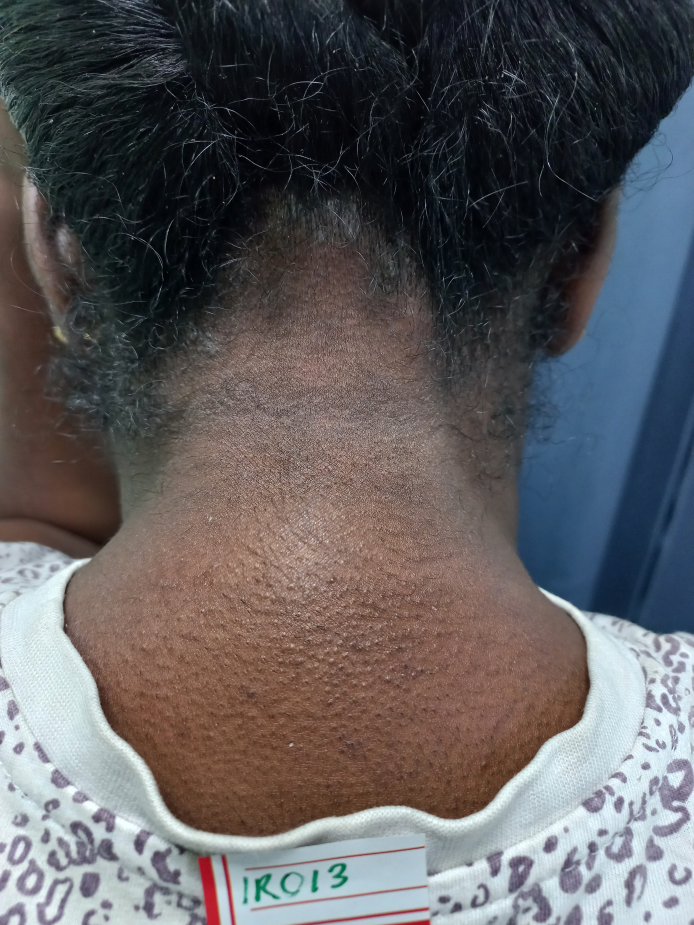
#> input picture Originals/IR013.jpg, 3468 x 4624 px, given as the content of the folder ../Originals/IR013.jpg, which was not available (shown at 1/5 size)
$ python -i ImgAnalysisFunctions.py   (imports and definitions only)
#> lines starting #> are read from the running program, lines starting #| are printed output that depends on the picture; after the words box and inside, x2 and y2 are one past the last pixel; in counts of white or black regions, pixels touching at a corner belong together; pictures that were not available may be replaced by others from this repository, and a replacement may not be noted
### Functions/fileFunctions.py
import os
import cv2
import argparse
import csv
import matplotlib.pyplot as plt

# [19 lines left out: functions write_to_csv, makeFolder, not called in this run]

def readFromFile(filepath, file):
    #The file param can come from the increment of the directory loop
    # for file in os.listdir(filepath)
    # construct the argument parse and parse the arguments
    ap = argparse.ArgumentParser()
    ap.add_argument("-i", "--image", help="path to the image file", default=f'{filepath}/{file}')
    args = vars(ap.parse_args())
    image = cv2.imread(args["image"])
    image = cv2.resize(image, (300, 300))
    #This image is output as BGR
    return image

# [52 lines left out: functions readFromFile_noResize, writeImgTofile, filmStripPlot, showfilmStripPlot, not called in this run]

### Functions/ImgAnalysisFunctions.py
import cv2
import matplotlib.pyplot as plt
import numpy as np
import os
import argparse
from statistics import mean
from Functions.maskFunctions import *
from Functions.fileFunctions import *

# [94 lines left out: functions k_means, k_meansFolder, k_meansFile, grayHist, not called in this run]

def grayHistnoBlk(image):

    imgGr = cv2.cvtColor(image, cv2.COLOR_BGR2GRAY)
    msk = (imgGr >0).astype(np.uint8)
    #This filters the wholly black pixels.
    #That is those with a value of 0
    grayHist = cv2.calcHist([imgGr],[0],msk,[256],[0,256])

    #image = cv2.cvtColor(image, cv2.COLOR_BGR2RGB)
    #imgGr = cv2.cvtColor(imgGr, cv2.COLOR_BGR2RGB)

    return [image, imgGr, grayHist]

# [18 lines left out: function rgbHist_w_Msk, not called in this run]

def rgbHist(image):
    rgbArr = []

    for i in range(3):
        hist = cv2.calcHist([image],[i],None,[256],[0,256])
        rgbArr.append(hist)

    imgCol = cv2.cvtColor(image, cv2.COLOR_BGR2RGB)

    #The second term is an array
    #[0,1,2] = [r,g,b]
    return [imgCol, rgbArr]

# [227 lines left out: functions plotrgbHist, plotrgbCustom, contrastFolderLoop, contrastAnalysis, cropFolder, cropFile and 2 more, not called in this run]

def imgAnalysisFolder(filepath, saveState, destFolderPath = None):
    for file in os.listdir(filepath):
        image = readFromFile(filepath, file)
#> in readFromFile, image is the input picture: shape (4624, 3468, 3); mean B, G, R 93.7, 91.8, 94.2
#> in readFromFile, `image = cv2.resize(image, (300, 300))`:
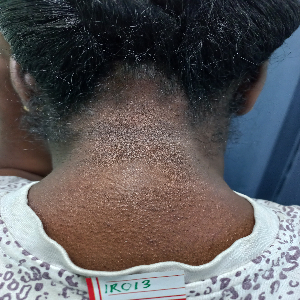
#> image: shape (300, 300, 3); mean B, G, R 93.6, 91.7, 94.1

        grayHistogram = grayHistnoBlk(image)
#> in grayHistnoBlk, `imgGr = cv2.cvtColor(image, cv2.COLOR_BGR2GRAY)`:
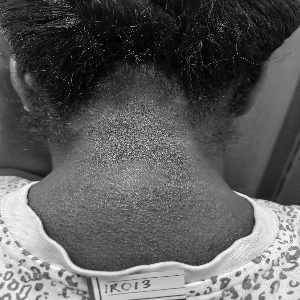
#> imgGr: shape (300, 300); min 1, max 253, mean 92.6
#> in grayHistnoBlk, `msk = (imgGr >0).astype(np.uint8)`: msk: shape (300, 300); every value is 1
#> in grayHistnoBlk, `grayHist = cv2.calcHist([imgGr],[0],msk,[256],[0,256])`: grayHist = 256 values, max 1008 at index 12, min 0 at index 0, mean 351.6
#> grayHistogram = 3 items
        rgbHistogram = rgbHist(image)
#> rgbHistogram = 2 items

        ImgTitles = ['Image','Crppd Gray','Gray Hist','RGB Hist']

        base_name = file.split(".")[0]
        f, filmPlot = plt.subplots(1,4, figsize=(10,5))
        plt.suptitle(f'{base_name}', x=0.05, y=0.9, ha='left', va='top')
        for i in range (len(ImgTitles)):
            filmPlot[i].set_title(ImgTitles[i])
            if (i < 2):
                filmPlot[i].imshow(cv2.cvtColor(grayHistogram[i], cv2.COLOR_BGR2RGB))
            elif (i==2):
                filmPlot[i].plot(grayHistogram[2], color='black')
            elif (i==3):
                colorArr = ['r','g','b']
                for j in range(3):
                    filmPlot[i].plot(rgbHistogram[1][j], color=colorArr[j])

    plt.tight_layout()
    if (destFolderPath == None):
        if (saveState == 0):
            plt.show()
    else:
        makeFolder(destFolderPath)
    if (saveState == 0):
        plt.show()
    elif (saveState == 1):
        plt.savefig(f'{destFolderPath}/Img_Strip_{base_name}.png')

    plt.close(f)
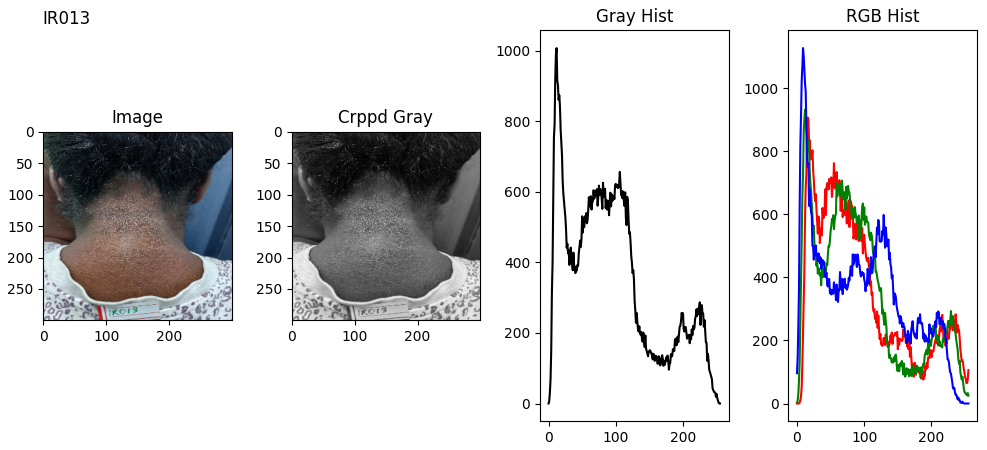
#> figure drawn by matplotlib, 4 panels; panel 3: curve peaks at x = 12, y = 1008; panel 4: curve peaks at x = 16, y = 907; panel 4: curve peaks at x = 13, y = 933; panel 4: curve peaks at x = 9, y = 1127

# [17 lines left out: function k_Hist, not called in this run]

>>> result = imgAnalysisFolder('../Originals/IR013.jpg', 'out.png')

$ run again, on Originals/IR018.jpg
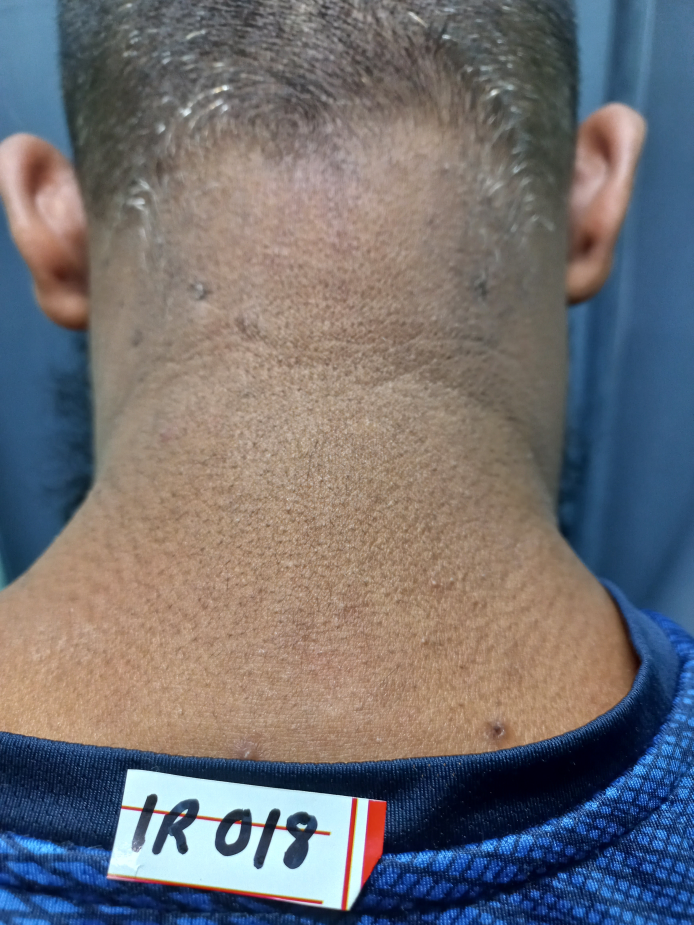
#> input picture Originals/IR018.jpg, 3468 x 4624 px, given as the content of the folder ../Originals/IR018.jpg, which was not available (shown at 1/5 size)
#> in readFromFile, image is the input picture: shape (4624, 3468, 3); mean B, G, R 114.5, 111.4, 113.5
#> image: shape (300, 300, 3)
#> in grayHistnoBlk, `imgGr = cv2.cvtColor(image, cv2.COLOR_BGR2GRAY)`:
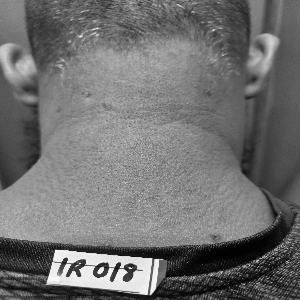
#> imgGr: shape (300, 300); min 1, max 250, mean 112.3
#> msk: shape (300, 300); every value is 1
#> grayHist = 256 values, max 1118 at index 147, min 0 at index 0, mean 351.6
#> grayHistogram = 3 items
#> rgbHistogram = 2 items
#> in imgAnalysisFolder, `plt.close(f)`:
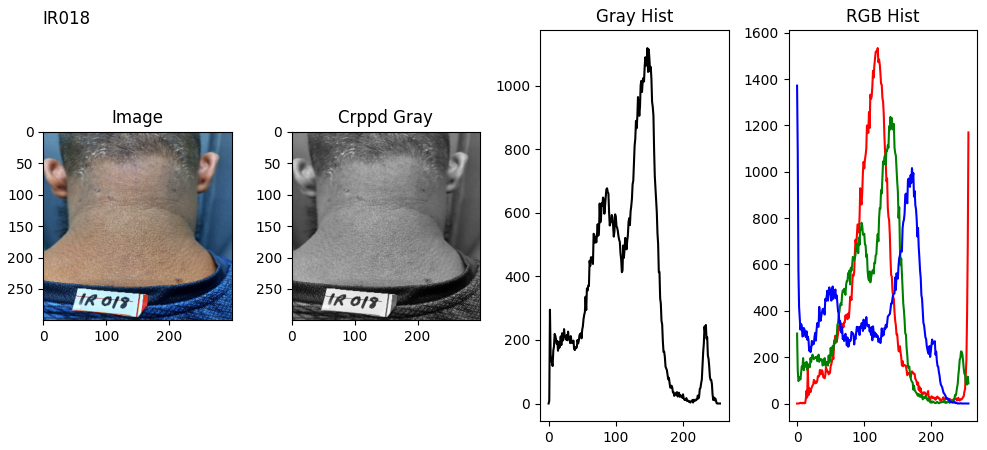
#> figure drawn by matplotlib, 4 panels; panel 3: curve peaks at x = 147, y = 1118; panel 4: curve peaks at x = 120, y = 1534; panel 4: curve peaks at x = 139, y = 1237; panel 4: curve peaks at x = 0, y = 1372

$ run again, on Originals/IR043.jpg
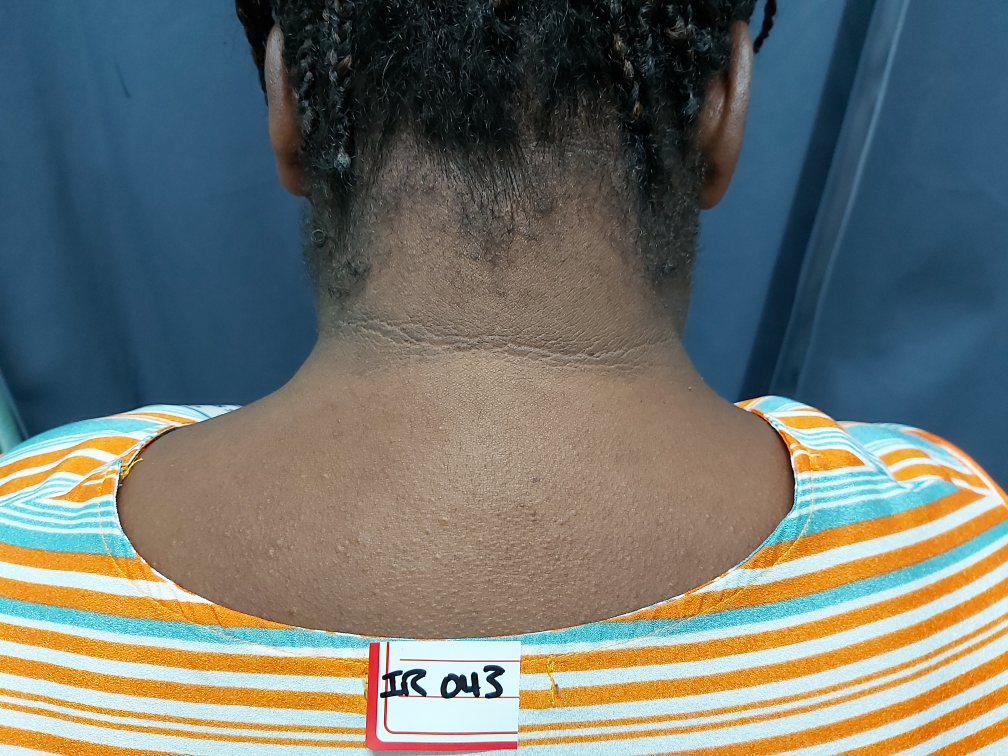
#> input picture Originals/IR043.jpg, 4032 x 3024 px, given as the content of the folder ../Originals/IR043.jpg, which was not available (shown at 1/4 size)
#> in readFromFile, image is the input picture: shape (3024, 4032, 3); mean B, G, R 109.4, 116, 111.8
#> image: shape (300, 300, 3)
#> in grayHistnoBlk, `msk = (imgGr >0).astype(np.uint8)`:
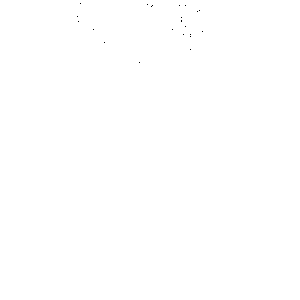
#> msk: shape (300, 300); values 0 (black) and 1 (white), 100% white; black in thin lines or dots, all inside (x1, y1, x2, y2) = (77, 3, 203, 63)
#> grayHist = 256 values, max 1244 at index 76, min 0 at index 0, mean 351.5
#> grayHistogram = 3 items
#> rgbHistogram = 2 items
#> in imgAnalysisFolder, `plt.close(f)`:
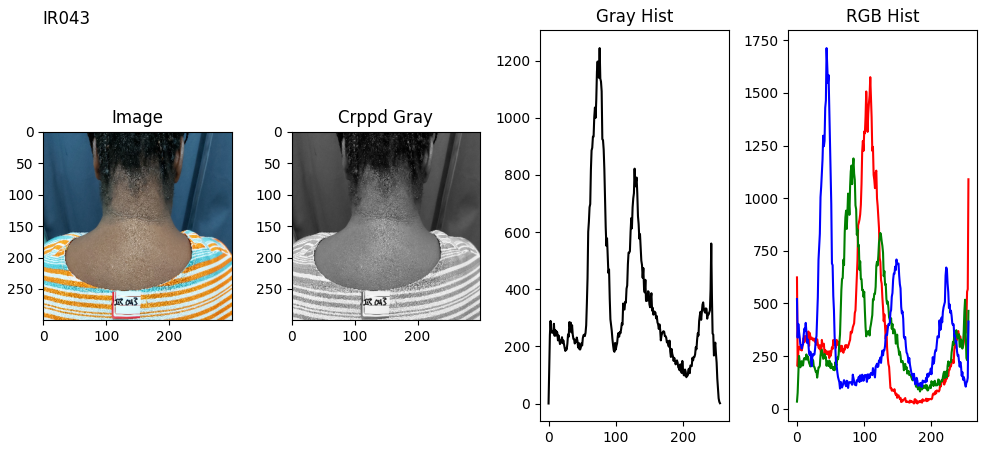
#> figure drawn by matplotlib, 4 panels; panel 3: curve peaks at x = 76, y = 1244; panel 4: curve peaks at x = 109, y = 1575; panel 4: curve peaks at x = 84, y = 1189; panel 4: curve peaks at x = 44, y = 1713

$ run again, on Originals/IR057.jpg
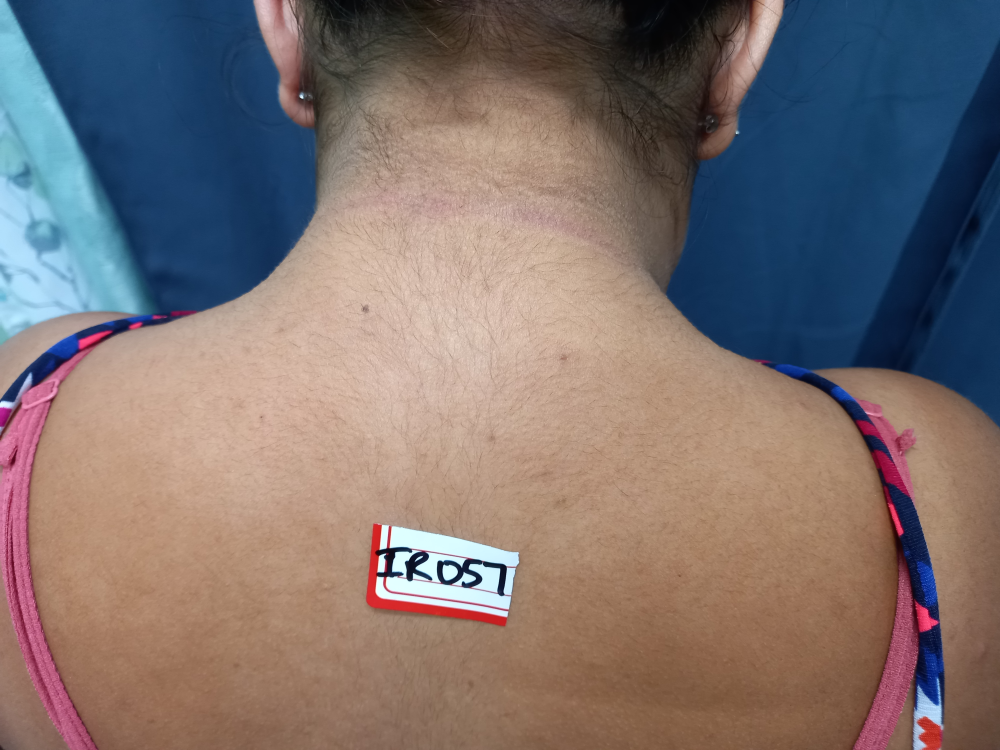
#> input picture Originals/IR057.jpg, 4000 x 3000 px, given as the content of the folder ../Originals/IR057.jpg, which was not available (shown at 1/4 size)
#> in readFromFile, image is the input picture: shape (3000, 4000, 3); mean B, G, R 111.1, 112.7, 125.4
#> image: shape (300, 300, 3)
#> in grayHistnoBlk, `imgGr = cv2.cvtColor(image, cv2.COLOR_BGR2GRAY)`:
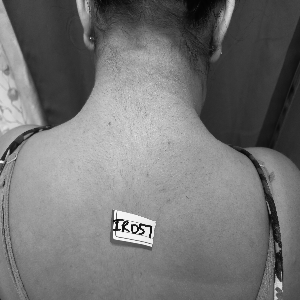
#> imgGr: shape (300, 300); min 3, max 250, mean 116.3
#> msk: shape (300, 300); every value is 1
#> grayHist = 256 values, max 1256 at index 56, min 0 at index 0, mean 351.6
#> grayHistogram = 3 items
#> rgbHistogram = 2 items
#> in imgAnalysisFolder, `plt.close(f)`:
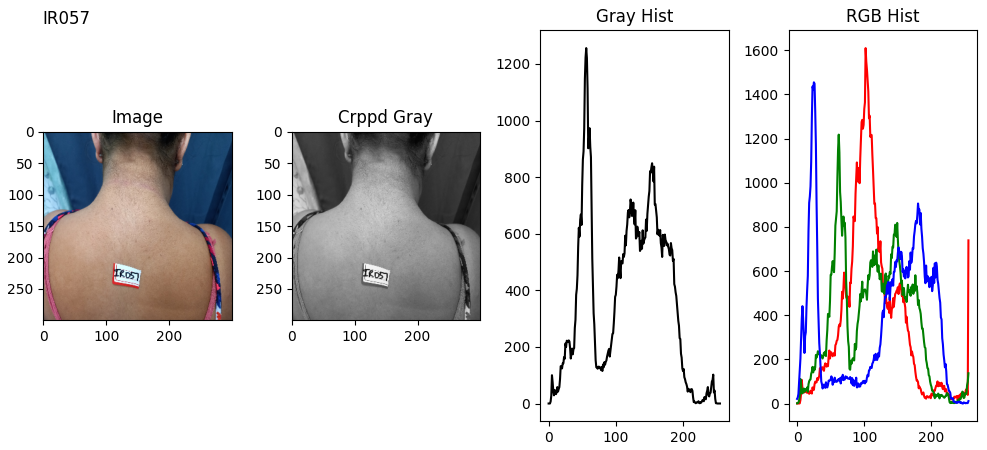
#> figure drawn by matplotlib, 4 panels; panel 3: curve peaks at x = 56, y = 1256; panel 4: curve peaks at x = 102, y = 1610; panel 4: curve peaks at x = 62, y = 1218; panel 4: curve peaks at x = 25, y = 1455
